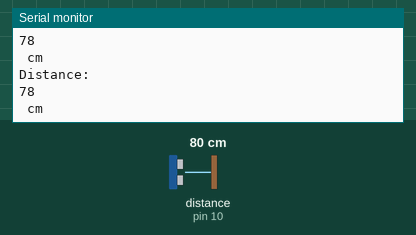
Recording of a sketch running on a simulated Arduino Uno, built with avr-gcc and run on an emulated ATmega328P. Parts: the last lines printed to the serial monitor. Wiring (inferred from the names in the program): ultrasonic range finder: trigger pin 9; echo pin 10. The inputs (shaded band) are chosen by the test bench; at power-on: distance to the obstacle (sensor on pin 10) 80 cm. The echo pulse lasts 58.3 µs per cm.

Above: at 1.3 s.
1.4 s: distance to the obstacle (sensor on pin 10) set to 2 cm
At 1.83 s:
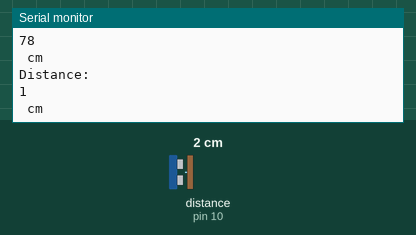
2.9 s: distance to the obstacle (sensor on pin 10) set to 4 cm
At 3.33 s:
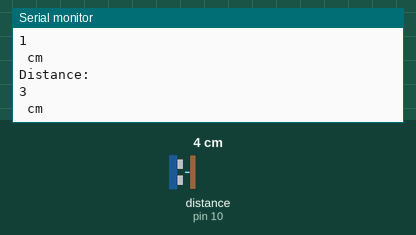
Timing chart, 0 to 5.9 s (numbered marks = the images above; inputs shaded):
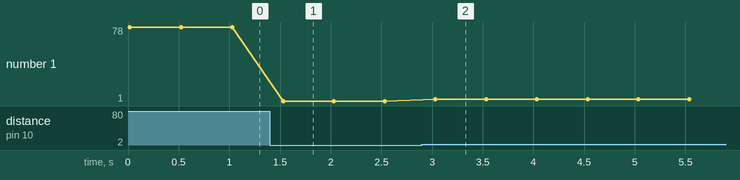

The sketch:

ultrasonic.ino
```cpp
const int trigpin = 9;
const int echopin = 10;
long duration;
int distance_cm;
void setup(){
 pinMode(trigpin, OUTPUT);
 pinMode(echopin, INPUT);
 Serial.begin(9600);
}
void loop(){
 digitalWrite(trigpin, LOW);
 delayMicroseconds(2);
 digitalWrite(trigpin, HIGH);
 delayMicroseconds(10);
 digitalWrite(trigpin, LOW);

 duration = pulseIn(echopin, HIGH);
//conversion
 distance_cm = duration * 0.034 / 2;

 Serial.println("Distance: ");
 Serial.println(distance_cm);
 Serial.println(" cm");

 delay(500); // Adjust this delay to control the frequency of distance readings
}
```

Measured:
- after the input at 1.4 s, the serial monitor: prints a new line after 0.13 s (image 1)
- after the input at 2.9 s, the serial monitor: prints a new line after 0.13 s (image 2)
- plotted number 1: 78 → 1 after the input at 1.4 s, 1 → 3 after the input at 2.9 s
